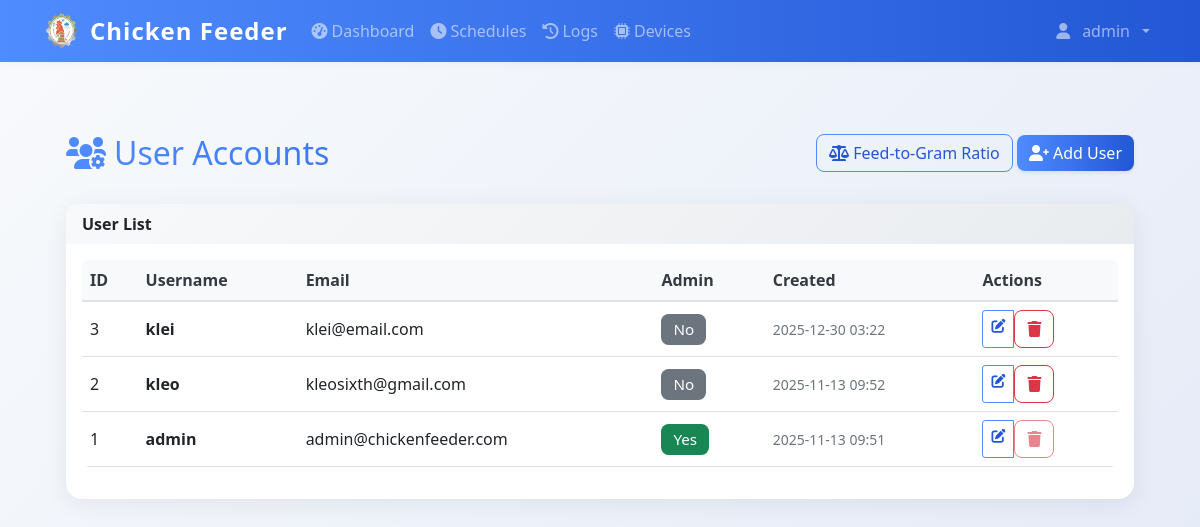
Page /admin (signed in) on the earlier database version.
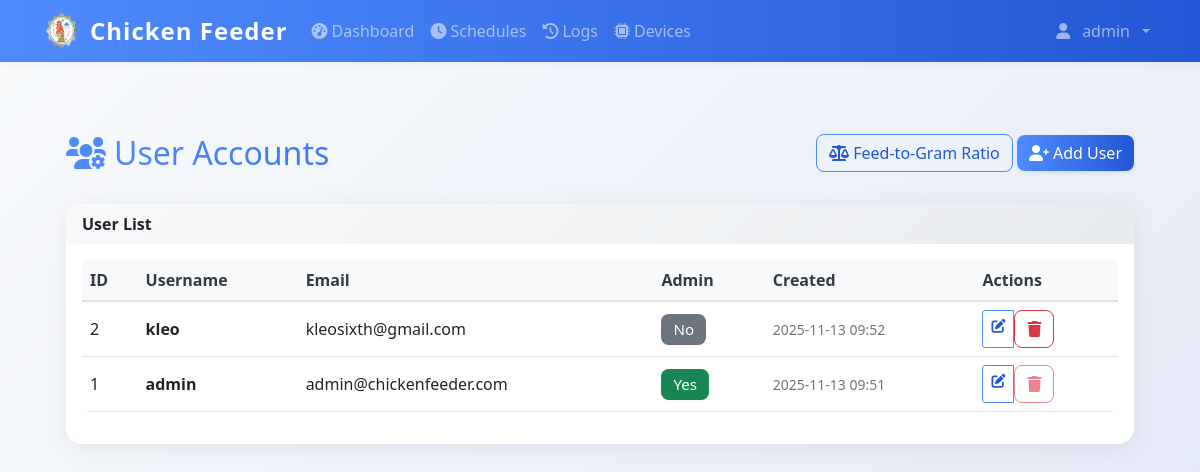
Same page on the later database version.
### models.py (models this page shows)
class User(UserMixin, db.Model):
    id = db.Column(db.Integer, primary_key=True)
    username = db.Column(db.String(80), unique=True, nullable=False)
    email = db.Column(db.String(120), unique=True, nullable=False)
    password_hash = db.Column(db.String(120), nullable=False)
    iot_device_url = db.Column(db.String(255), nullable=True)  # e.g., 'http://192.168.1.100:5000' or 'pi_klei'
    is_admin = db.Column(db.Boolean, default=True)
    created_at = db.Column(db.DateTime, default=datetime.utcnow)

### app.py (the view)
@app.route('/admin')
@login_required
def admin_dashboard():
    if not require_admin():
        return redirect(url_for('dashboard'))
    users = User.query.order_by(User.created_at.desc()).all()
    return render_template('admin/dashboard.html', users=users)

### app.py (called while the page is built)
@login_manager.user_loader
def load_user(user_id):
    return db.session.get(User, int(user_id))

@app.context_processor
def inject_datetime():
    return {'datetime': datetime}

def require_admin():
    if not current_user.is_authenticated or not getattr(current_user, 'is_admin', False):
        flash('Unauthorized: admin access required.')
        return False
    return True

### templates/admin/dashboard.html (shortened to what this page needs)
{% extends "base.html" %}
{% block content %}
<div class="container mt-4">
    <div class="row mb-4">
        <div class="col">
            <h1 class="h2 main-title-gradient">
                <i class="fas fa-users-cog me-2"></i>User Accounts
            </h1>
        </div>
        <div class="col-auto">
            <a href="{{ url_for('admin_feed_ratio') }}" class="btn btn-outline-primary">
                <i class="fas fa-balance-scale"></i> Feed-to-Gram Ratio
            </a>
            <a href="{{ url_for('admin_create_user') }}" class="btn btn-primary shadow-sm">
                <i class="fas fa-user-plus me-1"></i>Add User
            </a>
        </div>
    </div>
    <div class="card">
        <div class="card-header bg-light border-bottom-0">
            <strong>User List</strong>
        </div>
        <div class="card-body">
            {% if users %}
            <div class="table-responsive">
                <table class="table table-hover align-middle">
                    <thead class="table-light">
                        <tr>
                            <th>ID</th>
                            <th>Username</th>
                            <th>Email</th>
                            <th>Admin</th>
                            <th>Created</th>
                            <th>Actions</th>
                        </tr>
                    </thead>
                    <tbody>
                        {% for user in users %}
                        <tr>
                            <td>{{ user.id }}</td>
                            <td><span class="fw-bold">{{ user.username }}</span></td>
                            <td>{{ user.email }}</td>
                            <td>
                                {% if user.is_admin %}
                                    <span class="badge bg-success">Yes</span>
                                {% else %}
                                    <span class="badge bg-secondary">No</span>
                                {% endif %}
                            </td>
                            <td>
                                <small class="text-muted">{{ user.created_at.strftime('%Y-%m-%d %H:%M') }}</small>
                            </td>
                            <td>
                                <div class="btn-group btn-group-sm">
                                    <a href="{{ url_for('admin_edit_user', user_id=user.id) }}" class="btn btn-outline-primary" title="Edit">
                                        <i class="fas fa-edit"></i>
                                    </a>
                                    <form method="POST" action="{{ url_for('admin_delete_user', user_id=user.id) }}" style="display:inline;" onsubmit="return confirm('Delete user {{ user.username }}? This cannot be undone.');">
                                        <button type="submit" class="btn btn-outline-danger" title="Delete" {% if user.id == current_user.id %}disabled{% endif %}>
                                            <i class="fas fa-trash"></i>
                                        </button>
                                    </form>
                                </div>
                            </td>
                        </tr>
                        {% endfor %}
                    </tbody>
                </table>
            </div>
            {% else %}
            <div class="text-center text-muted py-5">
                <i class="fas fa-users fa-4x mb-3"></i>
                <h4>No Users Found</h4>
                <p class="mb-4">You can add new users using the button above.</p>
            </div>
            {% endif %}
        </div>
    </div>
</div>
{% endblock %}

### templates/base.html (shortened to what this page needs)
<!DOCTYPE html>
<html lang="en">
<head>
    <link href="https://cdn.jsdelivr.net/npm/bootstrap@5.1.3/dist/css/bootstrap.min.css" rel="stylesheet">
    <link href="https://cdnjs.cloudflare.com/ajax/libs/font-awesome/6.0.0/css/all.min.css" rel="stylesheet">
    <link href="{{ url_for('static', filename='css/style.css') }}" rel="stylesheet">
</head>
<body>
    {% if current_user.is_authenticated %}
    <nav class="navbar navbar-expand-lg navbar-dark bg-primary">
        <div class="container">
            <div class="d-flex align-items-center gap-2">
                <img src="{{ url_for('static', filename='img/chicken-logo.png') }}" alt="Logo" style="width:40px;height:40px;" >
                <a class="navbar-brand" href="{{ url_for('dashboard') }}">
                   Chicken Feeder
                </a>
            </div>
            <div class="collapse navbar-collapse" id="navbarNav">
                <ul class="navbar-nav me-auto">
                    <li class="nav-item">
                        <a class="nav-link {% if request.endpoint == 'dashboard' %}active{% endif %}"
                           href="{{ url_for('dashboard') }}">
                            <i class="fas fa-tachometer-alt me-1"></i>Dashboard
                        </a>
                    </li>
                    <li class="nav-item">
                        <a class="nav-link {% if request.endpoint in ['schedules', 'add_schedule'] %}active{% endif %}"
                           href="{{ url_for('schedules') }}">
                            <i class="fas fa-clock me-1"></i>Schedules
                        </a>
                    </li>
                    <li class="nav-item">
                        <a class="nav-link {% if request.endpoint == 'logs' %}active{% endif %}"
                           href="{{ url_for('logs') }}">
                            <i class="fas fa-history me-1"></i>Logs
                        </a>
                    </li>
                    <li class="nav-item">
                        <a class="nav-link {% if request.endpoint in ['devices', 'add_device'] %}active{% endif %}"
                           href="{{ url_for('devices') }}">
                            <i class="fas fa-microchip me-1"></i>Devices
                        </a>
                    </li>
                </ul>
                <ul class="navbar-nav">
                    <li class="nav-item dropdown">
                        <a class="nav-link dropdown-toggle d-flex align-items-center gap-2" href="#" id="navbarDropdown" role="button"
                           data-bs-toggle="dropdown" aria-expanded="false">
                            <i class="fas fa-user me-1 "></i>{{ current_user.username }}
                        </a>
                    </li>
                </ul>
            </div>
        </div>
    </nav>
    {% endif %}
    <main class="container align-items-center mt-4 p-4">
        {% block content %}{% endblock %}
    </main>
</body>
</html>

### static/css/style.css (style rules this page uses)
:root { --primary-color: #2c5f2d; --secondary-color: #97bc62; --success-color: #28a745; --danger-color: #dc3545; --warning-color: #ffc107; --info-color: #17a2b8; --light-color: #f8f9fa; --dark-color: #343a40; }
body { font-family: 'Segoe UI', Tahoma, Geneva, Verdana, sans-serif; background-color: #f5f7fa; }
.navbar-brand { font-weight: bold; font-size: 1.5rem; }
.navbar-nav .nav-link { font-weight: 500; transition: all 0.2s ease; }
.card { border: none; border-radius: 12px; box-shadow: 0 2px 10px rgba(0,0,0,0.08); transition: all 0.3s ease; }
.card-header { background: linear-gradient(135deg, #f8f9fa 0%, #e9ecef 100%); border-bottom: 1px solid #dee2e6; border-radius: 12px 12px 0 0 !important; font-weight: 600; }
.btn { border-radius: 8px; font-weight: 500; transition: all 0.2s ease; }
.btn-primary { background: linear-gradient(135deg, var(--primary-color) 0%, var(--secondary-color) 100%); border: none; }
.table { border-radius: 8px; overflow: hidden; }
.table thead th { background-color: #f8f9fa; border-bottom: 2px solid #dee2e6; font-weight: 600; color: var(--dark-color); }
.badge { border-radius: 20px; font-size: 0.75rem; font-weight: 500; padding: 0.5rem 0.75rem; }
.btn:disabled { opacity: 0.6; cursor: not-allowed; }

### templates/base.html (style rules this page uses)
body { background: linear-gradient(135deg, #f8fafc 0%, #e3e9f7 100%); min-height: 100vh; }
.navbar { box-shadow: 0 2px 8px rgba(0,0,0,0.04); }
.card { border-radius: 1rem; box-shadow: 0 4px 24px rgba(0,0,0,0.07); }
.btn-primary, .bg-primary { background: linear-gradient(90deg, #4f8cff 0%, #2357d5 100%) !important; border: none; }
.btn-outline-primary { border-color: #4f8cff !important; color: #2357d5 !important; }
.card-title, h1, h2, h3, h4, h5, h6 { font-family: 'Segoe UI', 'Roboto', 'Arial', sans-serif; font-weight: 600; }
.badge { font-size: 0.95em; border-radius: 0.5em; }
.table th, .table td { vertical-align: middle !important; }
.navbar-brand { font-weight: bold; letter-spacing: 1px; }
.main-title-gradient { background: linear-gradient(90deg, #4f8cff 0%, #2357d5 100%); background-clip: text; -webkit-text-fill-color: transparent; }

Differences in the rows shown:
removed User: id "3", username "klei", email "klei@email.com", is_admin "No", created_at "2025-12-30 03:22"
